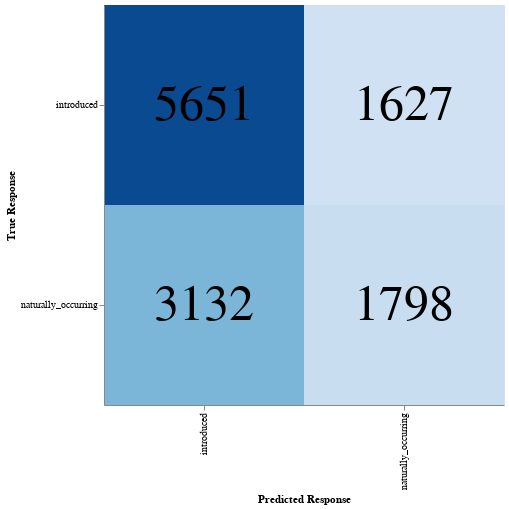

Notebook source saved alongside this figure:
### Code cell
# Add text labels for numbers
text = heatmap.mark_text(baseline="middle").encode(
    text=alt.Text("value:Q"),
    color=alt.value("black"),
    size=alt.value(50)
)

heatmap + text

### Figure 1 — Vega-Lite specification as saved in the notebook (floating-point values rounded to 4 significant figures)
{"config": {"view": {"continuousWidth": 300, "continuousHeight": 300}}, "layer": [{"mark": {"type": "rect"}, "encoding": {"color": {"field": "value", "legend": null, "scale": {"scheme": "blues"}, "type": "quantitative"}, "x": {"field": "variable", "title": "Predicted Response", "type": "nominal"}, "y": {"field": "index", "title": "True Response", "type": "nominal"}}}, {"mark": {"type": "text", "baseline": "middle"}, "encoding": {"color": {"value": "black"}, "size": {"value": 50}, "text": {"field": "value", "type": "quantitative"}, "x": {"field": "variable", "title": "Predicted Response", "type": "nominal"}, "y": {"field": "index", "title": "True Response", "type": "nominal"}}}], "data": {"name": "data-6eeb252d010bb5060867f63208b1fa6b"}, "height": 400, "width": 400, "$schema": "https://vega.github.io/schema/vega-lite/v5.16.3.json", "datasets": {"data-6eeb252d010bb5060867f63208b1fa6b": [{"index": "introduced", "variable": "introduced", "value": 5651}, {"index": "naturally_occurring", "variable": "introduced", "value": 3132}, {"index": "introduced", "variable": "naturally_occurring", "value": 1627}, {"index": "naturally_occurring", "variable": "naturally_occurring", "value": 1798}]}}
